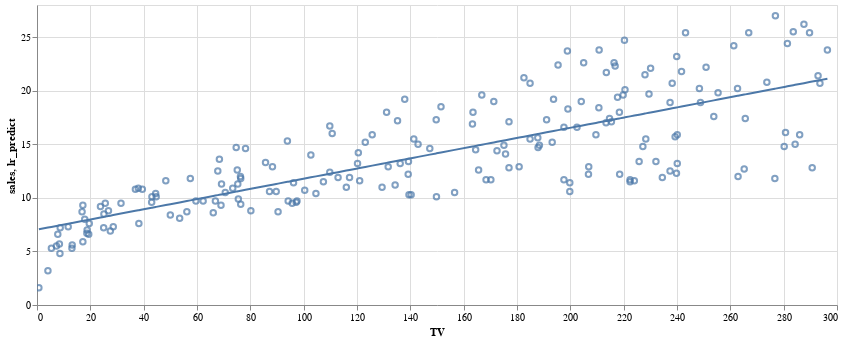

The notebook cell this image was saved under:
### Code cell
points = alt.Chart(advertising).mark_point().encode(
  x='TV',
  y='sales',
).properties(
  width=800
)

lines = alt.Chart(advertising).mark_line().encode(
  x='TV',
  y='lr_predict',
).properties(
  width=800
).interactive(bind_y=False)

points + lines

### Figure 1 — Vega-Lite specification as saved in the notebook (floating-point values rounded to 4 significant figures; data arrays with more than 128 entries replaced by an {"elided": "..."} marker saying what was removed)
{"$schema": "https://vega.github.io/schema/vega-lite/v3.4.0.json", "config": {"mark": {"tooltip": null}, "view": {"height": 300, "width": 400}}, "data": {"name": "data-1526d6976bd288cf311efed38a6b53c3"}, "datasets": {"data-1526d6976bd288cf311efed38a6b53c3": {"elided": "200 records"}}, "layer": [{"encoding": {"x": {"field": "TV", "type": "quantitative"}, "y": {"field": "sales", "type": "quantitative"}}, "mark": "point", "width": 800}, {"encoding": {"x": {"field": "TV", "type": "quantitative"}, "y": {"field": "lr_predict", "type": "quantitative"}}, "mark": "line", "selection": {"selector002": {"bind": "scales", "encodings": ["x"], "type": "interval"}}, "width": 800}]}
